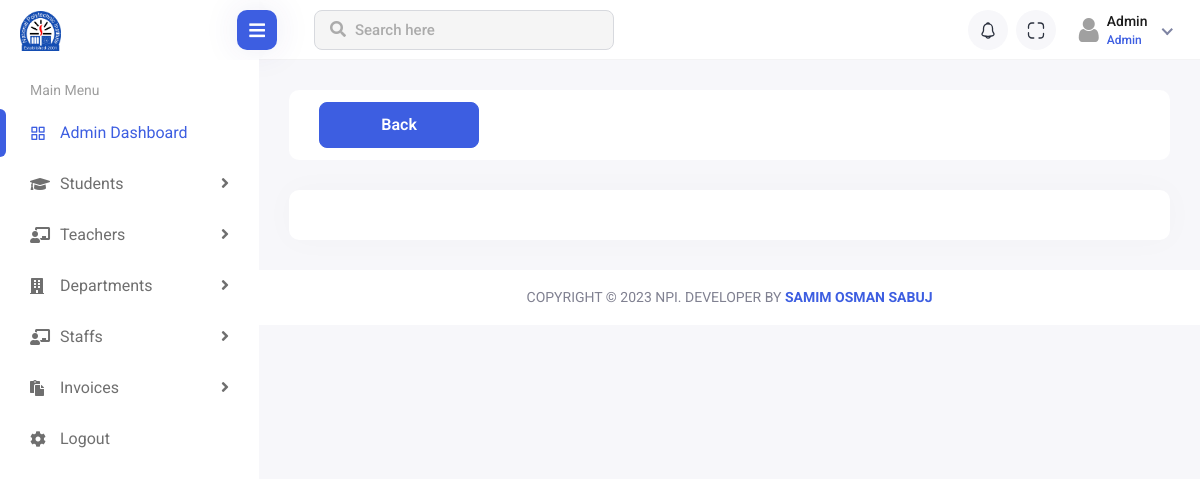
The app's page /student/payment-confirm/143/ (signed in), older data.
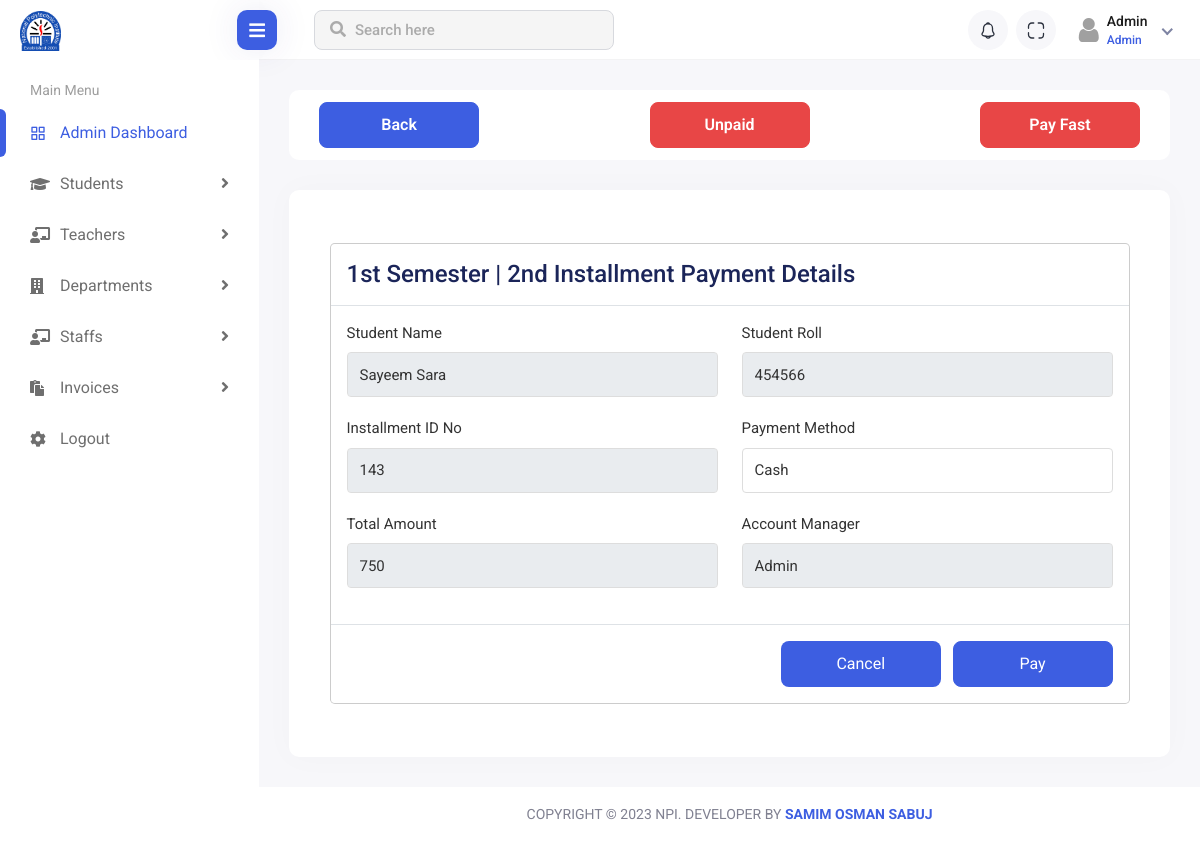
The same page, newer data.
### account/models.py (models this page shows, shortened)
class User(AbstractBaseUser, PermissionsMixin):
    email = models.EmailField(max_length=50, blank=False, unique=True)
    username = models.CharField(max_length=40, validators=[UnicodeUsernameValidator], unique=True)
    is_active = models.BooleanField(default=True)
    is_staff = models.BooleanField(default=False)
    is_superuser = models.BooleanField(default=False)
    date_joined = models.DateTimeField(auto_now_add=True)
    objects = UserManager()
    is_student = models.BooleanField(default=False)
    is_teacher = models.BooleanField(default=False)
    is_adminstaff = models.BooleanField(default=False)
    USERNAME_FIELD = 'username'
    REQUIRED_FIELDS = ['email',]
    class Meta:
        ordering = ['-date_joined']
    def __str__(self):
        return self.username

class student(User):
    GENDER = (
        ('Male', 'Male'),
        ('Female', 'Female'),
        ('Others', 'Others'),
    )
    RELIGION = (
        ('Islam', 'Islam'),
        ('Hindu', 'Hindu'),
        ('Chirstian', 'Chirstian'),
        ('Buddist', 'Buddist'),
        ('Others', 'Others'),
    )
    BLOOD_GROUP = (
        ('A+', 'A+'),
        ('A-', 'A-'),
        ('B+', 'B+'),
        ('B-', 'B-'),
        ('O+', 'O+'),
        ('O-', 'O-'),
        ('AB+', 'AB+'),
        ('AB-', 'AB-'),
    )
    first_name = models.CharField(max_length=20)
    last_name = models.CharField(max_length=20)
    address = models.TextField(blank=True)
    gender = models.CharField(choices=GENDER, max_length=10, blank=True, null=False)
    date_of_birth = models.DateField(blank=True, null=False)
    blood_group = models.CharField(choices=BLOOD_GROUP, max_length=5, blank=True, null=False)
    roll_no = models.PositiveIntegerField(blank=True)
    religion = models.CharField(choices=RELIGION, max_length=10, blank=True, null=False)
    phone_number = models.TextField()
    student_image = models.ImageField(upload_to='student/img/', blank=True, null=False, default='student_avatar.png/')
    department = models.ForeignKey(Department, on_delete=models.CASCADE, related_name='student_deparment', blank=True, null=True)
    semester = models.CharField(max_length=40)
    tuition_fees_discount = models.IntegerField(blank=True, null=True)
    otp_token = models.CharField(max_length=6, blank=True, null=True)
    is_varified = models.BooleanField(default=False)

### student/models.py (models this page shows, shortened)
class Installments(models.Model):
    TITLE = (
        ('1st Installment', '1st Installment'),
        ('2nd Installment', '2nd Installment'),
        ('3rd Installment', '3rd Installment'),
        ('4th Installment', '4th Installment'),
    )
    PAYMENT_METHOD = (
        ('Cash', 'Cash'),
        ('Bkash', 'Bkash'),
        ('Others', 'Others'),
    )
    semester = models.ForeignKey(Semesters, on_delete=models.CASCADE, related_name="Semester")
    title = models.CharField(choices=TITLE, max_length=50)
    amount = models.PositiveIntegerField(default=3750)
    discount = models.PositiveIntegerField(default=0)
    created_date = models.DateTimeField(auto_now_add=True)
    payment_method = models.CharField(choices=PAYMENT_METHOD, max_length=15, blank=True, null=False)
    is_paid = models.BooleanField(default=False)
    class Meta:
        ordering = ['-created_date']

class Semesters(models.Model):
    TITLE = (
        ('1st Semester', '1st Semester'),
        ('2nd Semester', '2nd Semester'),
        ('3rd Semester', '3rd Semester'),
        ('4th Semester', '4th Semester'),
        ('5th Semester', '5th Semester'),
        ('6th Semester', '6th Semester'),
        ('7th Semester', '7th Semester'),
        ('8th Semester', '8th Semester'),
        )
    Student = models.ForeignKey(student, on_delete=models.CASCADE, related_name="Students")
    title = models.CharField(choices=TITLE, max_length=50)
    start_date = models.DateField(auto_now_add=True)
    result = models.FloatField(max_length=5, blank=True, null=True)
    is_complete = models.BooleanField(default=False)
    def __str__(self) -> str:
        return self.title
    class Meta:
        ordering = ['title']

### student/views.py (the view, shortened to what this page needs)
# urls.py: path('payment-confirm/<int:id>/', payment_confirm, name='payment_confirm'),
@login_required(login_url='login')
def payment_confirm(request, id):
    context = {}
    user = request.user
    if user.is_teacher == True:
        Teacher = teacher.objects.get(username=user)
        context['Teacher'] = Teacher
    if Installments.objects.filter(id=id).exists():
        installment = Installments.objects.get(id=id)
        context['installment'] = installment
        student_id = installment.semester.Student.id
    return render(request, 'fees/payment_confirm.html', context)

### templates/fees/payment_confirm.html (shortened to what this page needs)
{% extends '../base/base.html' %}
{% load static %}
{% block body_content %}
<div class="content container-fluid">
    <div class="page-header invoices-page-header">
        <div class="row align-items-center">
            <div class="col-3" style="text-align: center;">
                <div class="invoices-create-btn">
                    <a href="{% url 'fees_collect' %}" class="btn btn-primary">
                        Back
                    </a>
                </div>
            </div>
            <div class="col-6" style="text-align: center;">
                {% if installment %}
                <div class="invoices-create-btn">
                    {% if installment.is_paid is False %}
                    <a href="" class="btn btn-danger" aria-disabled="true">
                        Unpaid
                    </a>
                    {% else %}
                    <a class="btn btn-primary" target="_blank" style="width: 80%; padding-left: 10px; padding-right: 10px;">
                        Paid Recived Successfully!
                    </a>
                    {% endif %}
                </div>
                {% endif %}
            </div>
            <div class="col-3" style="text-align: center;">
                {% if installment %}
                <div class="invoices-create-btn">
                    {% if installment.is_paid is False %}
                    <a href="" class="btn btn-danger" aria-disabled="true">
                        Pay Fast
                    </a>
                    {% else %}
                    <a href="{% url 'invoice' installment.id %}" class="btn btn-primary" target="_blank">
                        Print Invoice
                    </a>
                    {% endif %}
                </div>
                {% endif %}
            </div>
        </div>
    </div>
    <div class="row">
        <div class="col-md-12">
            <div class="card invoices-add-card">
                <div class="card-body">
                    {% if installment %}
                    <form method="POST"> {% csrf_token %}
                        <div class="modal-dialog modal-dialog-centered modal-lg">
                            <div class="modal-content">
                                <div class="modal-header">
                                    <div class="form-header text-start mb-0">
                                        <h4 class="mb-0">{{installment.semester}} | {{installment.title|title}} Payment
                                            Details</h4>
                                    </div>
                                </div>
                                <div class="modal-body">
                                    <div class="bank-inner-details">
                                        <div class="row">
                                            <div class="col-lg-6 col-md-6">
                                                <div class="form-group">
                                                    <label>Student Name</label>
                                                    <input type="text" class="form-control" placeholder="Add Name" value="{{installment.semester.Student.first_name}} {{installment.semester.Student.last_name}}" name="name" readonly>
                                                </div>
                                            </div>
                                            <div class="col-lg-6 col-md-6">
                                                <div class="form-group">
                                                    <label>Student Roll</label>
                                                    <input type="text" class="form-control" placeholder="Add Name"
                                                        value="{{installment.semester.Student.roll_no}}" name="roll_no" readonly>
                                                </div>
                                            </div>
                                            <div class="col-lg-6 col-md-6">
                                                <div class="form-group">
                                                    <label>Installment ID No</label>
                                                    <input type="text" class="form-control" placeholder="Add Name"
                                                        value="{{installment.id}}" name="ins_id" readonly>
                                                </div>
                                            </div>
                                            <div class="col-lg-6 col-md-6">
                                                <div class="form-group">
                                                    <label>Payment Method</label>
                                                    {% if installment.is_paid is False %}
                                                    <select name="payment_method" id="" class="form-control">
                                                        {% if request.user.is_teacher == True or request.user.is_adminstaff == True %}
                                                        <option value="Cash">Cash</option>
                                                        {% elif request.user.is_student == True %}
                                                        <option value="Bkash">Bkash</option>
                                                        {% else %}
                                                        <option value="-----">-----</option>
                                                        {% endif %}
                                                    </select>
                                                    {% else %}
                                                    <input type="text" class="form-control" value="{{installment.payment_method}}" name="payment_method" readonly>
                                                    {% endif %}
                                                </div>
                                            </div>
                                            <div class="col-lg-6 col-md-6">
                                                <div class="form-group">
                                                    <label>Total Amount</label>
                                                    <input type="text" class="form-control"
                                                        value="{{installment.amount}}" name="amount" readonly>
                                                </div>
                                            </div>
                                            <div class="col-lg-6 col-md-6">
                                                <div class="form-group">
                                                    <label>Account Manager</label>
                                                    <input type="text" class="form-control"
                                                        value="{{request.user|title}}" readonly>
                                                </div>
                                            </div>
                                        </div>
                                    </div>
                                </div>
                                <div class="modal-footer">
                                    <div class="bank-details-btn">
                                        {% if installment.is_paid is False %}
                                        <a href="javascript:void(0);" data-bs-dismiss="modal"
                                            class="btn bank-cancel-btn me-2">Cancel</a>
                                        <button type="submit" class="btn btn-primary">Pay</button>
                                        {% else %}
                                        <a href="{% url 'invoice' installment.id %}" class="btn btn-primary"
                                            target="_blank">
                                            Print Invoice
                                        </a>
                                        {% endif %}
                                    </div>
                                </div>
                            </div>
                        </div>
                    </form>
                    {% endif %}
                </div>
            </div>
        </div>
    </div>
</div>
{% endblock body_content %}

### templates/base/header.html (shortened to what this page needs)
{% load static %}
{% load notifications_tags %}
<div class="header">
    <div class="header-left">
        <a href="{% url 'home' %}" class="logo">
            <img src="{% static 'img/npi.png' %}" alt="Logo">
        </a>
    </div>
    <div class="menu-toggle">
        <a href="javascript:void(0);" id="toggle_btn">
            <i class="fas fa-bars"></i>
        </a>
    </div>
    <div class="top-nav-search">
        <form>
            <input type="text" class="form-control" placeholder="Search here">
            <button class="btn" type="submit"><i class="fas fa-search"></i></button>
        </form>
    </div>
    <ul class="nav user-menu">
        <li class="nav-item dropdown noti-dropdown me-2">
            <a href="#" class="dropdown-toggle nav-link header-nav-list" data-bs-toggle="dropdown">
                <img src="{% static 'img/icons/header-icon-05.svg' %}" alt="">
            </a>
        </li>
        <li class="nav-item zoom-screen me-2">
            <a href="#" class="nav-link header-nav-list win-maximize">
                <img src="{% static 'img/icons/header-icon-04.svg' %}" alt="">
            </a>
        </li>
        <li class="nav-item dropdown has-arrow new-user-menus">
            <a href="#" class="dropdown-toggle nav-link" data-bs-toggle="dropdown">
                {% if request.user.is_teacher == True %}
                <span class="user-img">
                    {% if Teacher.teacher_image %}
                    <img class="rounded-circle" src="{{Teacher.teacher_image.url}}" width="31" alt="Soeng Souy">
                    {% else %}
                    <i class="fa fa-user fa-2x" aria-hidden="true"></i>
                    {% endif %}
                    <div class="user-text">
                        <h6>{{Teacher.first_name}} {{Teacher.last_name}}</h6>
                        <p class="text-muted mb-0">Teacher</p>
                    </div>
                </span>
                {% else %}
                <span class="user-img">
                    <i class="fa fa-user fa-2x" aria-hidden="true"></i>
                    <div class="user-text">
                        <h6>{{request.user.username|title}}</h6>
                        <p class="text-muted mb-0">Admin</p>
                    </div>
                </span>
                {% endif %}
            </a>
        </li>
    </ul>
</div>

Row changes from the older to the newer data that the page shows:
changed User "Admin": payment_method (not shown) → "Cash"; user (not shown) → "Admin"
added Installments: semester "1st Semester", title "2nd Installment", name "Sayeem Sara", roll_no "454566", ins_id "143", amount "750"
Text that changed along with them:
text now shown: "Unpaid Pay Fast | Payment Details Student Name Student Roll Installment ID No Payment Method Total Amount Account Manager Cancel Pay"
